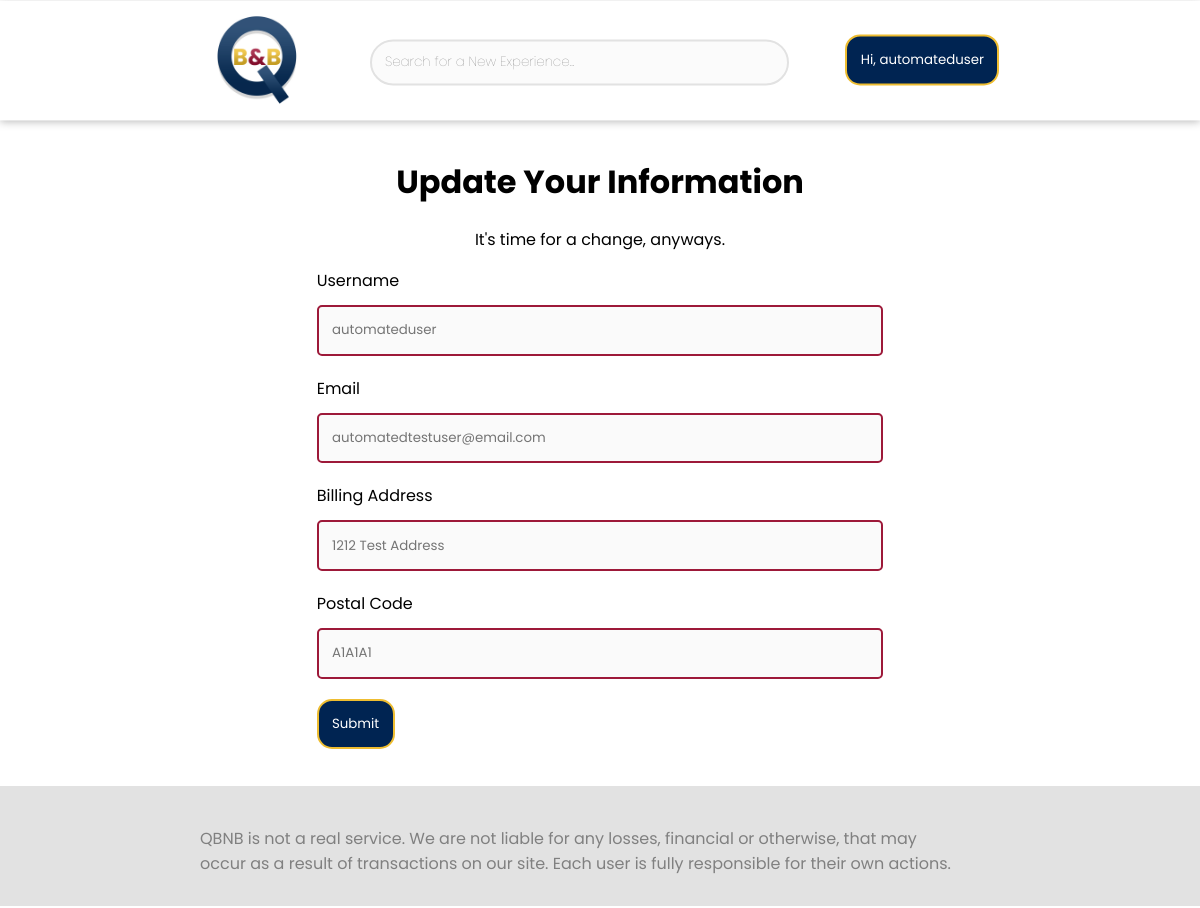
The app's page /update/1 (signed in) with its own data.
### qbnb/models.py (models this page shows, shortened)
class User(UserMixin, db.Model):
    __tablename__ = 'users'
    id = db.Column(db.Integer,
                   primary_key=True,
                   autoincrement=True,
                   unique=True)
    username = db.Column(db.String(80),  # Display name of user
                         unique=True,
                         nullable=False)
    email = db.Column(db.String(120),  # Email of user
                      unique=True,
                      nullable=False)
    password = db.Column(db.String(120),  # Password of user
                         unique=False,
                         nullable=False)
    rating = db.Column(db.String(120),  # Rating of User
                       unique=False,
                       nullable=False)
    writtenReviews = db.Column(db.Text,
                               unique=False,
                               nullable=True)
    reviewsAbout = db.Column(db.Text,
                             unique=False,
                             nullable=True)
    balance = db.Column(db.Float,
                        nullable=False)
    billingAddress = db.Column(db.String(120),
                               unique=False,
                               nullable=False)
    postalCode = db.Column(db.String(6),
                           unique=False,
                           nullable=False)
    firstName = db.Column(db.String(15),
                          unique=False,
                          nullable=False)
    surname = db.Column(db.String(20),
                        unique=False,
                        nullable=False)
    authenticated = db.Column(db.Boolean,
                              default=False)

### qbnb/controllers.py (the view, shortened to what this page needs)
@app.route("/update/<id>", methods=['GET', 'POST'])
@login_required
def update_profile(id):
    user = db.session.query(User).get(id)  # Get profile id
    if request.method == 'GET':
        userData = {
            "username": user.username,
            "email": user.email,
            "billingAddress": user.billingAddress,
            "postalCode": user.postalCode,
            "firstName": user.firstName,
            "rating": user.rating,
            "balance": user.balance,
            "id": id
        }  # Get user data from database
        userInfo = get_info()  # Check if user is signed in
        return render_template('updateInfo.html',
                               userData=userData,
                               userInformation=userInfo[0],
                               user=userInfo[1])
    return redirect("/profile/" + str(id))  # Reload profile

### qbnb/controllers.py (called while the page is built)
@login_manager.user_loader
def load_user(id):
    return db.session.query(User).get(id)

def get_info():
    user = db.session.query(User).get(current_user.get_id())
    if user is None:
        return [None, False]
    else:
        return [user, True]

### qbnb/templates/updateInfo.html
{% extends 'base.html' %}
{% block body %}
<div class="changing-info-container">
    <div class="profile-header">
        <h1>Update Your Information</h1>
        <p>It's time for a change, anyways.</p>
    </div>
    <div class="login-container">
        <br>
        <form method="post">
            <label for="username" class="input-label">Username</label><br>
            <input id="username" type="text" minlength="3" maxlength="19" class="textfield" name="username" pattern='^[A-Za-z0-9_-]*$' placeholder="{{ userData.username }}" title="Usernames cannot have special characters."value="{{ request.form['username'] }}"></input>
            <br>
            <label for="email" class="input-label">Email</label><br>
            <input id="email" type="text" minlength="4"class="textfield" name="email" placeholder="{{ userData.email }}" title="Enter a valid email." pattern="[a-z0-9._%+-]+@[a-z0-9.-]+\.[a-z]{2,4}$" value="{{ request.form['email'] }}"></input>
            <br>
            <label for="billingAddress" class="input-label">Billing Address</label><br>
            <input id="billingaddress" type="text" minlength="4" class="textfield" name="billingAddress" placeholder="{{ userData.billingAddress }}" value="{{ request.form['billingAddress'] }}"></input>
            <br>
            <label for="postalCode" class="input-label">Postal Code</label><br>
            <input id="postalcode" type="text" minlength="6" maxlength=6 class="textfield" name="postalCode" placeholder="{{ userData.postalCode }}" title="Postal Codes can't contain special characters and must follow the Canadian Postal Code format." pattern='^([A-Za-z]\d[A-Za-z][-]?\d[A-Za-z]\d)' value="{{ request.form['postalCode'] }}"></input>
            <br>
            <button  id="submit-edits" class="standard-button" align="center" type="submit">Submit</button>
            <br><br>
        </form>
    </div>
</div>
{% endblock %}

### qbnb/templates/base.html (shortened to what this page needs)
<!DOCTYPE html>
<html>
  <head>
    <link
      rel="stylesheet"
      href="{{url_for('static', filename='styles.css')}}"
    />
  </head>
  <body>
    <div class="navbar-container">
      <div class="navbar">
        <div class="logo-container">
          <a href="/"
            ><img
              id="logo"
              src="{{url_for('static', filename='QBNBLogo.jpg')}}"
              align="left"
          /></a>
        </div>
        <div style="margin-right: 2em" class="searchbar-container">
          <input
            class="searchbar"
            placeholder="Search for a New Experience..."
            type="text"
          />
        </div>
        <div class="login-container">
          {% if user %}
          <button name="profile-options" class="standard-button" \>
            Hi, {{ userInformation.username }}
          </button>
          {% else %}
          <a href="/login"><button class="standard-button">Sign In</button></a>
          {% endif %}
        </div>
      </div>
    </div>
    <br />
    {% block body %}{% endblock %}
  </body>
  <span>
    <footer
      style="
        background: #e2e2e2;
        height: 5vh;
        margin: 1.5vh 0 0 -3em;
        padding: 5vh 15em 5vh 15em;
        color: gray;
        position: absolute;
      "
    >
      QBNB is not a real service. We are not liable for any losses, financial or
      otherwise, that may occur as a result of transactions on our site. Each
      user is fully responsible for their own actions.
    </footer></span
  >
</html>

### qbnb/static/styles.css (style rules this page uses)
a { text-decoration: none; color: black; }
body { font-family: "Poppins", sans-serif; font-weight: normal; }
button { border: solid 4px rgb(157, 25, 57); font-family: "Poppins", sans-serif; padding: 1em; margin-left: 5em; }
#logo { max-width: 4em; padding-right: 2em; }
.navbar-container { background-color: #ffffff; min-height: 15vh; display: flex; flex-direction: row; flex-wrap: wrap; align-items: center; justify-content: center; font-size: calc(10px + 2vmin); filter: drop-shadow(0px 1px 4px rgb(180, 180, 180)); opacity: 1; position: sticky; margin: -0.3em; top: 0; z-index: 15; }
.navbar { display: inherit; align-items: center; }
.searchbar { height: 3em; width: 30em; border-radius: 80px; font-family: "Poppins", sans-serif; font-weight: 100; padding-left: 1em; border: solid 2px #e2e2e2; background-color: #fbfbfb; }
.changing-info-container { display: flex; justify-content: center; flex-grow: 1 1 200px; flex-direction: column; }
.login-container { display: flex; justify-content: center; flex-grow: 1 1 200px; flex-direction: row; }
.textfield { transition: all 250ms ease; border: solid 2px rgb(157, 25, 57); border-radius: 5px; padding: 1em; margin: 1.5vh 0 2.5vh 0; font-family: "Poppins", sans-serif; background-color: #fafafafa; width: 40.2em; }
.profile-header { padding-top: -1vh; text-align: center; }
.standard-button { transition: all 250ms ease-in-out; background-color: rgb(0, 36, 82); color: white; min-width: 5em; margin-left: 0; border: solid 2px rgb(238, 189, 49); border-radius: 15px; }

### records on screen
User: username "automateduser", email "automatedtestuser@email.com", billingAddress "1212 Test Address", postalCode "A1A1A1"
